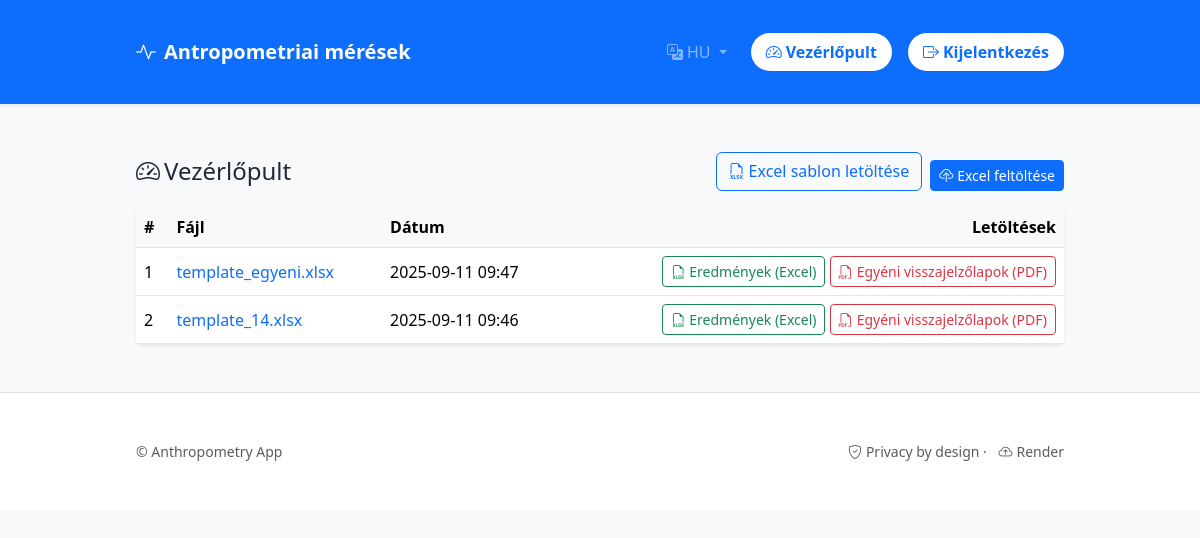
The page /dashboard (signed in) on the database its author committed.
### anthro/models.py (models this page shows, shortened)
class Upload(db.Model):
    id = db.Column(db.Integer, primary_key=True)
    user_id = db.Column(db.Integer, db.ForeignKey("user.id"), nullable=False)
    created_at = db.Column(db.DateTime, default=datetime.utcnow)
    original_filename = db.Column(db.String(255))
    stored_path = db.Column(db.String(500))
    user = db.relationship("User", back_populates="uploads")

### anthro/app.py (the view)
@app.route("/dashboard")
@login_required
def dashboard():
    uploads = (
        Upload.query
        .filter_by(user_id=current_user.id)
        .order_by(Upload.created_at.desc())
        .all()
    )
    return render_template("dashboard.html", uploads=uploads)

### anthro/app.py (called while the page is built)
@login_manager.user_loader
def load_user(user_id):
    return User.query.get(int(user_id))

@app.context_processor
def inject_i18n():
    lang = session.get("lang", "hu")
    return dict(t=STRINGS.get(lang, STRINGS["hu"]), lang=lang)

### anthro/templates/dashboard.html (shortened to what this page needs)
{% extends "base.html" %}
{% block content %}
<div class="d-flex align-items-center justify-content-between mb-3">
  <h1 class="h4 mb-0"><i class="bi bi-speedometer2 me-1"></i>{{ t.dashboard }}</h1>
  <div class="d-flex gap-2">
    <a class="btn btn-outline-primary" href="{{ url_for('download_template') }}">
      <i class="bi bi-filetype-xlsx me-1"></i>{{ t.download_template }}
    </a>
    <form class="d-inline" action="{{ url_for('upload_excel') }}" method="post" enctype="multipart/form-data">
      <label class="btn btn-primary btn-sm mb-0">
        <i class="bi bi-cloud-upload me-1"></i>{{ t.upload_excel }}
      </label>
    </form>
  </div>
</div>
<div class="card shadow-sm border-0">
  <div class="card-body p-0">
    {% if uploads %}
      <div class="table-responsive">
        <table class="table table-hover align-middle mb-0">
          <thead class="table-light">
            <tr>
              <th>#</th>
              <th>Fájl</th>
              <th>Dátum</th>
              <th class="text-end">Letöltések</th>
            </tr>
          </thead>
          <tbody>
            {% for u in uploads %}
            <tr>
              <td>{{ loop.index }}</td>
              <td><a href="{{ url_for('view_upload', upload_id=u.id) }}" class="text-decoration-none">{{ u.original_filename }}</a></td>
              <td>{{ u.created_at.strftime('%Y-%m-%d %H:%M') if u.created_at else '' }}</td>
              <td class="text-end">
                <a class="btn btn-sm btn-outline-success" href="{{ url_for('export_upload_xlsx', upload_id=u.id) }}"><i class="bi bi-filetype-xlsx me-1"></i>{{ t.results_xlsx }}</a>
                <a class="btn btn-sm btn-outline-danger" href="{{ url_for('export_upload_pdfs', upload_id=u.id) }}"><i class="bi bi-filetype-pdf me-1"></i>{{ t.results_pdfs }}</a>
              </td>
            </tr>
            {% endfor %}
          </tbody>
        </table>
      </div>
    {% else %}
      <div class="p-4 text-center text-secondary">
        <i class="bi bi-cloud-arrow-up display-6 d-block mb-2"></i>
        Még nincs feltöltött fájlod.
      </div>
    {% endif %}
  </div>
</div>
{% endblock %}

### anthro/static/style.css (style rules this page uses)
body { font-family: system-ui, "Segoe UI", Arial, sans-serif; margin: 0; color: #1f2937; }
form label { display:block; margin:0.5rem 0; }
.table { width:100%; border-collapse: collapse; }
.table th, .table td { border-bottom:1px solid #e5e7eb; padding:0.5rem; text-align:left; vertical-align: middle; }

### rows shown on the page
Upload: original_filename "template_egyeni.xlsx", created_at "2025-09-11 09:47", results_xlsx "Eredmények (Excel)", results_pdfs "Egyéni visszajelzőlapok (PDF)"
Upload: original_filename "template_14.xlsx", created_at "2025-09-11 09:46", results_xlsx "Eredmények (Excel)", results_pdfs "Egyéni visszajelzőlapok (PDF)"

### other values the page prints
{{ t.site_title }} "Antropometriai mérések"
{{ 'HU' if lang=='hu' else 'EN' }} "HU"
{{ t.dashboard }} "Vezérlőpult"
{{ t.logout }} "Kijelentkezés"
{{ t.download_template }} "Excel sablon letöltése"
{{ t.upload_excel }} "Excel feltöltése"
